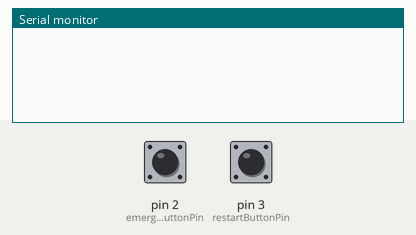
Bench run of a sketch on a simulated Arduino Uno, built with avr-gcc and run on an emulated ATmega328P. On the bench: the last lines printed to the serial monitor. Inputs (shaded band) come from the test bench; at power-on: pin 2 (emergencyButtonPin) LOW, pin 3 (restartButtonPin) LOW.

Above: at 1.2 s.
1.3 s: pin 2 (emergencyButtonPin) pulled HIGH for 0.15 s
At 2.1 s:
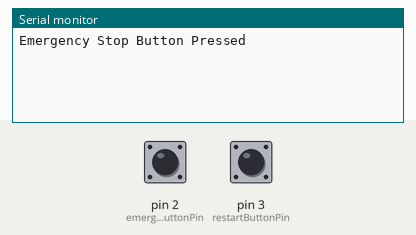
2.9 s: pin 3 (restartButtonPin) pulled HIGH for 0.15 s
At 3.3 s:
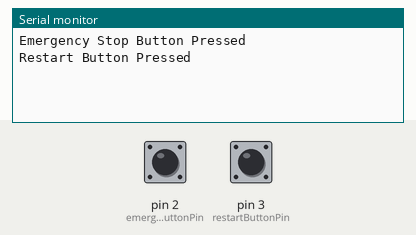
4.5 s: pin 2 (emergencyButtonPin) driven HIGH and pin 3 (restartButtonPin) driven HIGH
At 5.4 s:
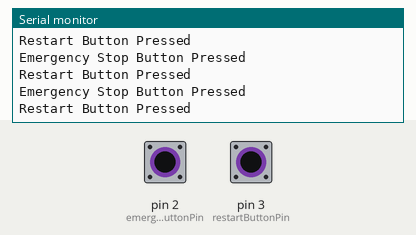

Measured:
- after the input at 1.3 s, the serial monitor: prints a new line at once (image 1)
- after the input at 2.9 s, the serial monitor: prints a new line at once (image 2)
- after the input at 4.5 s, the serial monitor: prints a new line at once (image 3)

The sketch:

eStop.ino
```cpp
const int emergencyButtonPin = 2; // Pin for the emergency stop button
const int restartButtonPin = 3;   // Pin for the restart button
boolean emergencyStop = false;     // Flag to indicate emergency stop
boolean reStart = true;

void setup() {
  pinMode(emergencyButtonPin, INPUT); // Use internal pull-up resistor
  pinMode(restartButtonPin, INPUT);   // Use internal pull-up resistor
  Serial.begin(9600);
}

void loop() {
  if (digitalRead(emergencyButtonPin) == HIGH && reStart) {
    // Emergency stop button is pressed
    emergencyStop = true;
    reStart = false;
    Serial.println("Emergency Stop Button Pressed");
    // Add any necessary actions to stop processes here
  }

  if (digitalRead(restartButtonPin) == HIGH && emergencyStop) {
    // Restart button is pressed after emergency stop
    emergencyStop = false;
    reStart = true;
    Serial.println("Restart Button Pressed");
    // Add any necessary actions to restart processes here
  }
}
```
